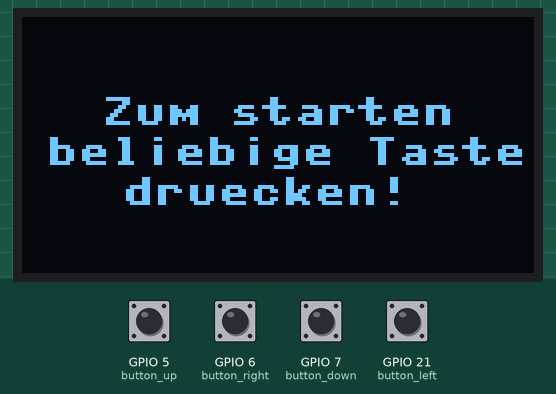
Recording of a program running on a simulated ESP32 board running MicroPython. On the bench: 128×64 one-colour display. The test bench sets the inputs (shaded band); at power-on: GPIO 5 (button_up), GPIO 6 (button_right), GPIO 7 (button_down), GPIO 21 (button_left) HIGH. Random numbers come from a fixed seed; library files of the repository ran but are not shown: ssd1306.py.

Above: at 5.0 s.
5.1 s: GPIO 5 (button_up) pulled LOW for 0.15 s
At 5.38 s:
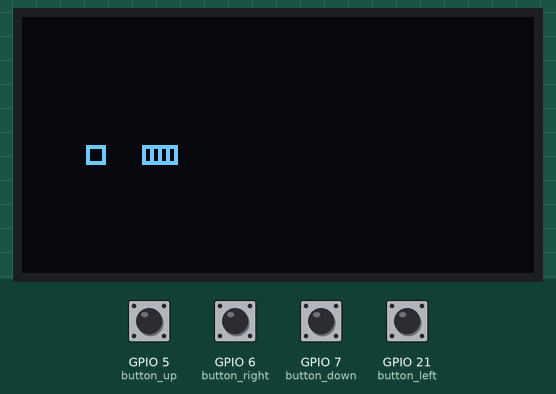
7.0 s: GPIO 7 (button_down) pulled LOW for 0.15 s
At 9.3 s:
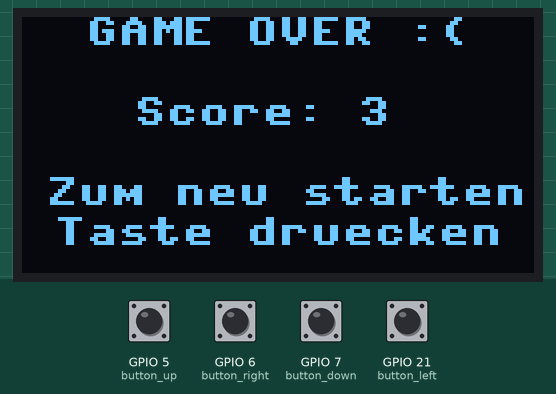
10.1 s: GPIO 6 (button_right) pulled LOW for 0.15 s
At 10.25 s:
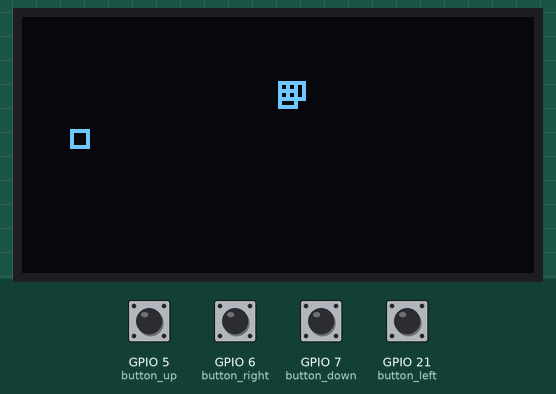
11.7 s: GPIO 5 (button_up) pulled LOW for 1 s
At 12.6 s:
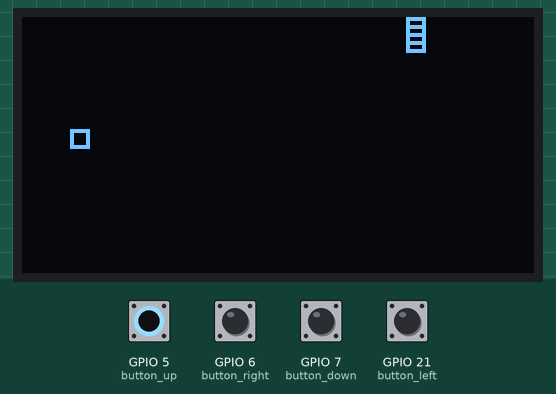
14.2 s: GPIO 21 (button_left) pulled LOW for 0.15 s
At 14.33 s:
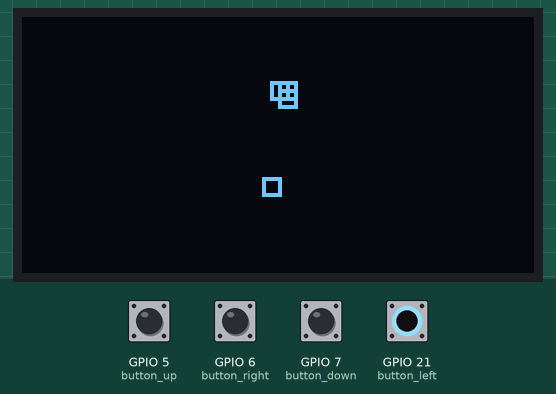
15.8 s: GPIO 7 (button_down) pulled LOW for 1 s
At 15.96 s:
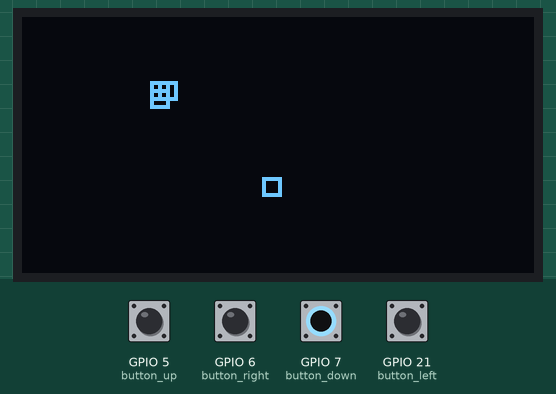

The program:

snake.py
```python
import machine
import ssd1306
import time
import random
import sys

# Define pins for buttons and display
button_up = machine.Pin(5, machine.Pin.IN, machine.Pin.PULL_UP)
button_down = machine.Pin(7, machine.Pin.IN, machine.Pin.PULL_UP)
button_left = machine.Pin(21, machine.Pin.IN, machine.Pin.PULL_UP)
button_right = machine.Pin(6, machine.Pin.IN, machine.Pin.PULL_UP)
scl_pin = machine.Pin(9, machine.Pin.OUT)
sda_pin = machine.Pin(8, machine.Pin.OUT)

# Initialize display and clear it
i2c = machine.I2C(-1, scl=scl_pin, sda=sda_pin)
display = ssd1306.SSD1306_I2C(128, 64, i2c)
display.fill(0)
display.show()

#Bootscreen
display.fill(0)
display.text("Yantendo", 30, 0)
display.text("Matchboy", 30, 10)
display.text("Snake Minispiel", 4, 20)
display.text("Yannik Helms", 12, 40)
display.text("ETS2022", 34, 50)
display.show()
time.sleep(1.5)

# Define starting positions for the snake and the food
snake = [(28, 28), (24, 28), (20, 28)]
food = (random.randint(0, 118)//4*4, random.randint(0, 58)//4*4)

#############################

# Definieren Sie die Konstanten für das Spielfeld
FIELD_WIDTH = 124
FIELD_HEIGHT = 60
FIELD_X = 1
FIELD_Y = 1

# Definieren Sie die Funktion, um den Rahmen um das Spielfeld zu zeichnen
def draw_field_border():
    display.rect(FIELD_X-1, FIELD_Y-1, FIELD_WIDTH+2, FIELD_HEIGHT+2, 1)

#####################################

# Define functions for drawing the snake and the food
def draw_snake():
    for segment in snake:
        display.rect(segment[0], segment[1], 5, 5, 1)

def draw_food():
    display.rect(food[0], food[1], 5, 5, 1)

# Define function for drawing the game over message
def draw_game_over():
    display.fill(0)
    display.text("GAME OVER :(", 16, 0)
    display.text("Score: {}".format(len(snake)), 28, 20)
    display.text("Zum neu starten", 6, 40)
    display.text("Taste druecken", 8, 50)
    display.show()

# Spawn a new food
def spawn_food():
    while True:
        # Generate random coordinates for the food
        x = random.randrange(0, 124, 4)
        y = random.randrange(0, 60, 4)

        # Check if the food is not on the snake's body
        if (x, y) not in snake:
            # Return the food's coordinates
            return (x, y)


# Define variables for the snake's direction
dx = 4
dy = 0

# Define a variable for the game's state
game_over = False

# Define a function for detecting button presses
def button_pressed(pin):
    time.sleep(0.02)
    return not pin.value()

# Define a function to start a new game
def new_game():
    global dx, dy, game_over, snake, food

    # Reset variables
    dx = 2
    dy = 0
    game_over = False
    snake = [(32, 32), (30, 32), (28, 32)]

    # Generate the initial food position
    food = (random.randint(0, 63)*2, random.randint(0, 31)*2)

    # Clear the display
    display.fill(0)
    display.show()

# Reset the game
def reset_game():
    global snake, food, direction, game_over, score

    # Initialize the snake
    snake = [(64, 16), (64, 18), (64, 20)]

    # Initialize the food
    food = spawn_food()

    # Initialize the direction
    direction = "UP"

    # Initialize the game over flag
    game_over = False

    # Initialize the score
    score = 0

    # Clear the display
    display.fill(0)


# Display the start message
display.fill(0)
display.text("Zum starten", 20, 20)
display.text("beliebige Taste", 6, 30)
display.text("druecken!", 25, 40)
display.show()

# Wait for a button press to start the game
while not any([button_pressed(button_up), button_pressed(button_down), button_pressed(button_left), button_pressed(button_right)]):
    pass

# Start the game
new_game()
# Zeichnen des Rahmens

display.rect(0, 0, 128, 64, 1)

# Game loop
while True:
    # Check for button presses and update the snake's direction
    if button_pressed(button_up) and dy == 0:
        dx = 0
        dy = -2
    elif button_pressed(button_down) and dy == 0:
        dx = 0
        dy = 2
    elif button_pressed(button_left) and dx == 0:
        dx = -2
        dy = 0
    elif button_pressed(button_right) and dx == 0:
        dx = 2
        dy = 0

    # Update the position of the snake's head
    head = snake[0]
    new_head = (head[0] + dx, head[1] + dy)

    # Check for collision with walls
    if new_head[0] < 0 or new_head[0] > 126 or new_head[1] < 0 or new_head[1] > 62:
        game_over = True

    # Check for collision with snake's body
    if new_head in snake:
        game_over = True

    # Check for collision with food
    if new_head[0] == food[0] and new_head[1] == food[1]:
        # Add new segment to the snake
        snake.insert(0, new_head)

        # Generate new food position
        while True:
            food = (random.randint(0, 63)*2, random.randint(0, 31)*2)
            if food not in snake:
                break
    else:
        # Move the snake
        snake.insert(0, new_head)
        snake.pop()

    # Clear the display
    display.fill(0)

    # Draw the snake and the food
    draw_snake()
    draw_food()
    display.show()

# Check if the game is over
    if game_over:
        # Draw the game over message
        draw_game_over()

        # Wait for a button press to start a new game
        while True:
            # Check for button presses
            if button_up.value() == 0 or button_left.value() == 0 or button_right.value() == 0 or button_down.value() == 0:
                # Reset the game and start a new one
                reset_game()
                break
#             elif button_down.value() == 0:
#                 # Turn off the display and exit the game
#                 display.poweroff()
#                 sys.exit()
            else: #button_left.value() == 0 or button_right.value() == 0:
                # Do nothing - wait for an actual direction button press
                pass
```

Measured:
- after the input at 5.1 s, the display: first changes after 0.13 s (image 1 shows a later state)
- after the input at 10.1 s, the display: changes after 0.10 s (image 3)
- after the input at 14.2 s, the display: changes after 0.08 s (image 5)
